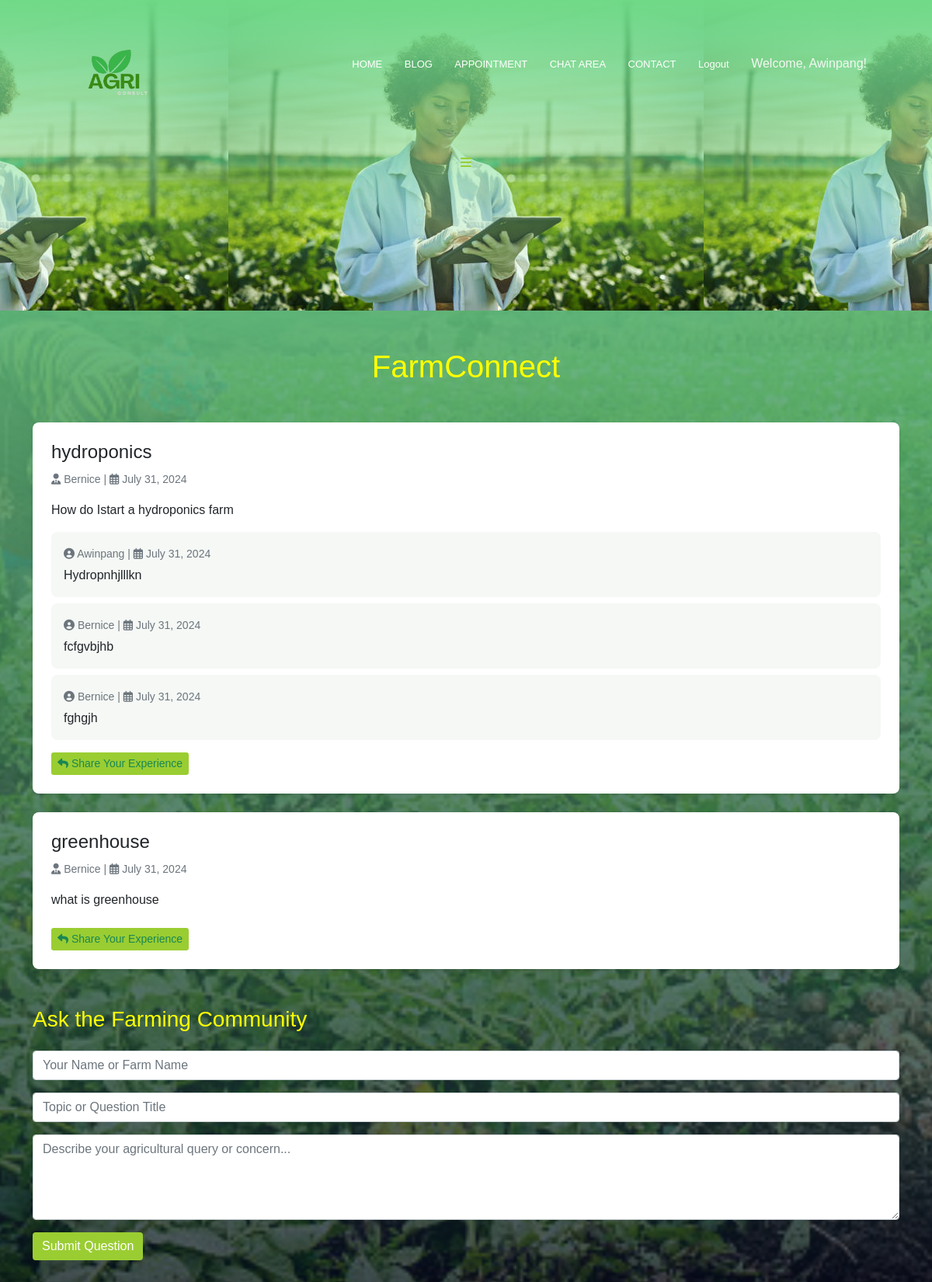
/discussions (signed in), run on the app's committed database.
### tables this page shows
CREATE TABLE users
                 (id INTEGER PRIMARY KEY AUTOINCREMENT,
                  first_name TEXT, last_name TEXT, username TEXT UNIQUE, password TEXT);

CREATE TABLE posts
                 (id INTEGER PRIMARY KEY AUTOINCREMENT,
                  author TEXT, title TEXT, content TEXT, date TEXT);

CREATE TABLE replies
                 (id INTEGER PRIMARY KEY AUTOINCREMENT,
                  post_id INTEGER, author TEXT, content TEXT, date TEXT,
                  FOREIGN KEY (post_id) REFERENCES posts (id));

### app.py (the view)
@app.route('/discussions')
@login_required
def discussions():
    conn = sqlite3.connect('forum.db')
    c = conn.cursor()
    c.execute("SELECT * FROM posts ORDER BY date DESC")
    posts = []
    for post in c.fetchall():
        post_dict = {'id': post[0], 'author': post[1], 'title': post[2], 'content': post[3], 'date': post[4], 'replies': []}
        c.execute("SELECT * FROM replies WHERE post_id=? ORDER BY date ASC", (post[0],))
        for reply in c.fetchall():
            post_dict['replies'].append({'author': reply[2], 'content': reply[3], 'date': reply[4]})
        posts.append(post_dict)
    conn.close()
    return render_template('discussions.html', posts=posts)

### app.py (called while the page is built)
@login_manager.user_loader
def load_user(user_id):
    conn = sqlite3.connect('forum.db')
    c = conn.cursor()
    c.execute('SELECT id, username, password FROM users WHERE id = ?', (user_id,))
    user = c.fetchone()
    conn.close()
    if user:
        return User(*user)
    return None

### models.py (called while the page is built)
    @property
    def is_authenticated(self):
        return True

### templates/discussions.html (shortened to what this page needs)
<!DOCTYPE html>
<html lang="en">
<head>
    <link href="https://cdn.jsdelivr.net/npm/bootstrap@5.1.3/dist/css/bootstrap.min.css" rel="stylesheet">
    <link href="https://cdnjs.cloudflare.com/ajax/libs/font-awesome/6.0.0-beta3/css/all.min.css" rel="stylesheet">
    <link rel="stylesheet" href="{{url_for('static',filename='css/styles.css')}}">
</head>
<body>
    <section class="sub-header">
        <nav>
            <a href="/">
                <img src="/static/images/logo.png " alt="Logo "></a>
            <div class="nav-links " id="navLinks ">
                <ul>
                    <li><a href="/">HOME</a></li>
                    <li><a href="/blog">BLOG</a></li>
                    <li><a href="/book">APPOINTMENT</a></li>
                    <li><a href="/discussions">CHAT AREA</a></li>
                    <li><a href="/contact">CONTACT</a></li>
                    {% if current_user.is_authenticated %}
                    <li><a href="{{ url_for('logout') }}">Logout</a></li>
                    <li>
                        <p style="color: #f5f8f5;">Welcome, {{ current_user.username }}!</p>
                    </li>
                    {% else %}
                    <li><a href="{{ url_for('login') }}">Login</a></li>
                    {% endif %}
                </ul>
            </div>
        </nav>
        <i class="fa fa-bars" onclick="showMenu()"></i>
    </section>
    <div class="container my-5">
        <h1 class="text-center mb-5">FarmConnect</h1>
        <div class="forum-posts">
            {% for post in posts %}
            <div class="post mb-4 p-4">
                <h2 class="h4">{{ post.title }}</h2>
                <p class="text-muted"><small><i class="fas fa-user-tie"></i> {{ post.author }} | <i class="far fa-calendar-alt"></i> {{ post.date }}</small></p>
                <div class="post-content mb-3">
                    <p>{{ post.content }}</p>
                </div>
                {% for reply in post.replies %}
                <div class="reply mb-2 p-3">
                    <p class="text-muted mb-1"><small><i class="fas fa-user-circle"></i> {{ reply.author }} | <i class="far fa-calendar-alt"></i> {{ reply.date }}</small></p>
                    <p class="mb-0">{{ reply.content }}</p>
                </div>
                {% endfor %}
                <button class="btn btn-sm btn-outline-success mt-2" onclick="showReplyForm({{ post.id }})">
                    <i class="fas fa-reply"></i> Share Your Experience
                </button>
            </div>
            {% endfor %}
        </div>
        <div class="new-post-form mt-5">
            <h2 class="h3 mb-4">Ask the Farming Community</h2>
            <form action="{{ url_for('add_post') }}" method="post">
                <div class="mb-3">
                    <input type="text" class="form-control" name="author" placeholder="Your Name or Farm Name" required>
                </div>
                <div class="mb-3">
                    <input type="text" class="form-control" name="title" placeholder="Topic or Question Title" required>
                </div>
                <div class="mb-3">
                    <textarea class="form-control" name="content" placeholder="Describe your agricultural query or concern..." rows="4" required></textarea>
                </div>
                <button type="submit" class="btn btn-primary">Submit Question</button>
            </form>
        </div>
    </div>
</body>
</html>

### static/css/styles.css (style rules this page uses)
* { margin: 0; padding: 0; font-family: 'Poppins', sans-serif; max-width: 100%; }
nav { display: flex; padding: 2% 6%; justify-content: space-between; align-items: center; }
nav img { width: 150px; }
.nav-links { flex: 1; text-align: right; }
.nav-links ul li { list-style: none; display: inline-block; padding: 8px 12px; position: relative; }
.nav-links ul li a { color: #fff; text-decoration: none; font-size: 13px; }
.nav-links ul li::after { content: ''; width: 0%; height: 2px; background: #f44336; display: block; margin: auto; transition: 0.5s; }
.sub-header { height: 50vh; width: 100%; background-image: linear-gradient(rgba(111, 218, 134, 0.986), rgba(00, 00, 00, 0.0)), url(/static/images/aboutbg.jpg); background-position: center; text-align: center; color: yellowgreen; }
* { margin: 0; padding: 0; box-sizing: border-box; font-family: "Poppins", sans-serif; }

### templates/discussions.html (style rules this page uses)
body { min-height: 100vh; width: 100%; background-image: linear-gradient(rgba(111, 218, 134, 0.986), rgba(4, 9, 30, 0.7)), url("/static/images/Homebg.jpg"); background-position: center; background-size: cover; position: relative; }
.post { background-color: white; border-radius: 8px; box-shadow: 0 2px 4px rgba(0, 0, 0, 0.1); }
.reply { background-color: #f5f8f5; border-radius: 8px; }
.btn { background-color: yellowgreen; border: none; }
.h3 { color: yellow; }
.text-center { color: yellow; }

### data on the page
users: username "Awinpang"
posts: title "hydroponics", author "Bernice", date "July 31, 2024", content "How do Istart a hydroponics farm"
replies: author "Awinpang", date "July 31, 2024", content "Hydropnhjlllkn"
replies: author "Bernice", date "July 31, 2024", content "fcfgvbjhb"
replies: author "Bernice", date "July 31, 2024", content "fghgjh"
posts: title "greenhouse", author "Bernice", date "July 31, 2024", content "what is greenhouse"
